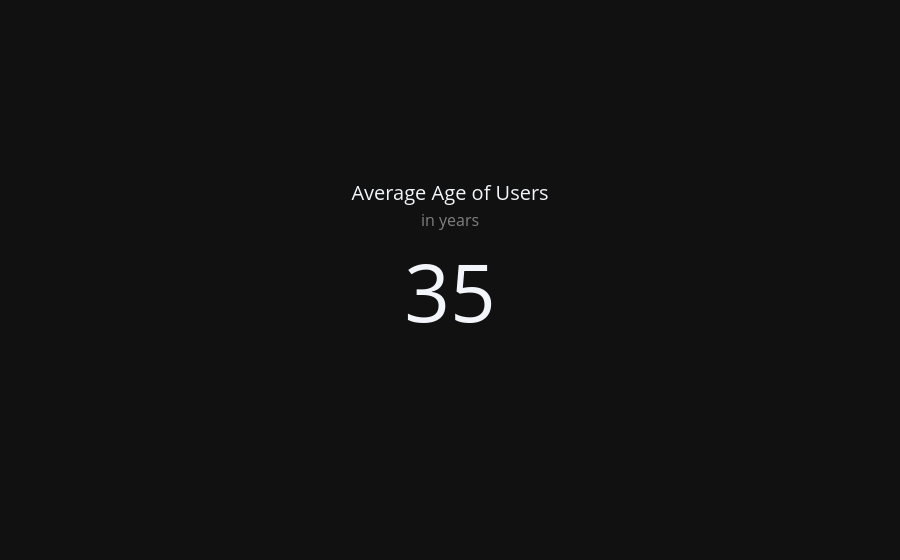

The notebook cell this image was saved under:
### Code cell
#2.自然语言问答（画图功能很鸡肋）

vn.ask('用户的平均年龄')

### Figure 1 — Plotly figure (JSON) as saved in the notebook; plotly's stock layout.template omitted (floating-point values rounded to 4 significant figures)
{"data": [{"domain": {"x": [0, 1], "y": [0, 1]}, "mode": "number", "title": {"text": "Average Age of Users<BR><span style='font-size:0.8em;color:gray'>in years</span>"}, "type": "indicator", "value": 35}], "layout": {}}
